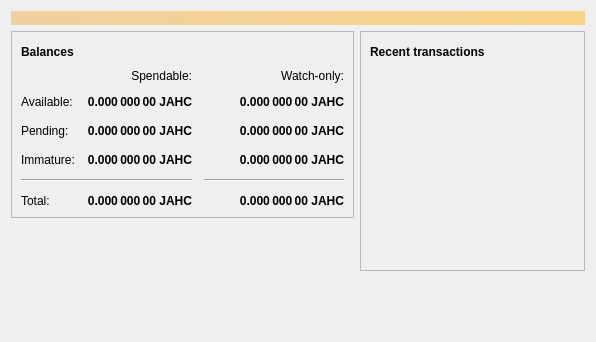
<?xml version="1.0" encoding="UTF-8"?>
<ui version="4.0">
 <class>OverviewPage</class>
 <widget class="QWidget" name="OverviewPage">
  <property name="geometry">
   <rect>
    <x>0</x>
    <y>0</y>
    <width>596</width>
    <height>342</height>
   </rect>
  </property>
  <property name="windowTitle">
   <string>Form</string>
  </property>
  <layout class="QVBoxLayout" name="topLayout">
   <item>
    <widget class="QLabel" name="labelAlerts">
     <property name="visible">
      <bool>false</bool>
     </property>
     <property name="styleSheet">
      <string notr="true">QLabel { background-color: qlineargradient(x1: 0, y1: 0, x2: 1, y2: 0, stop:0 #F0D0A0, stop:1 #F8D488); color:#000000; }</string>
     </property>
     <property name="wordWrap">
      <bool>true</bool>
     </property>
     <property name="margin">
      <number>3</number>
     </property>
     <property name="textInteractionFlags">
      <set>Qt::TextSelectableByMouse</set>
     </property>
    </widget>
   </item>
   <item>
    <layout class="QHBoxLayout" name="horizontalLayout" stretch="1,1">
     <item>
      <layout class="QVBoxLayout" name="verticalLayout_2">
       <item>
        <widget class="QFrame" name="frame">
         <property name="frameShape">
          <enum>QFrame::StyledPanel</enum>
         </property>
         <property name="frameShadow">
          <enum>QFrame::Raised</enum>
         </property>
         <layout class="QVBoxLayout" name="verticalLayout_4">
          <item>
           <layout class="QHBoxLayout" name="horizontalLayout_4">
            <item>
             <widget class="QLabel" name="label_5">
              <property name="font">
               <font>
                <weight>75</weight>
                <bold>true</bold>
               </font>
              </property>
              <property name="text">
               <string>Balances</string>
              </property>
             </widget>
            </item>
            <item>
             <widget class="QPushButton" name="labelWalletStatus">
              <property name="enabled">
               <bool>true</bool>
              </property>
              <property name="maximumSize">
               <size>
                <width>30</width>
                <height>16777215</height>
               </size>
              </property>
              <property name="toolTip">
               <string>The displayed information may be out of date. Your wallet automatically synchronizes with the Jahcoin network after a connection is established, but this process has not completed yet.</string>
              </property>
              <property name="text">
               <string/>
              </property>
              <property name="icon">
               <iconset resource="../bitcoin.qrc">
                <normaloff>:/icons/warning</normaloff>
                <disabledoff>:/icons/warning</disabledoff>:/icons/warning</iconset>
              </property>
              <property name="iconSize">
               <size>
                <width>24</width>
                <height>24</height>
               </size>
              </property>
              <property name="flat">
               <bool>true</bool>
              </property>
             </widget>
            </item>
            <item>
             <spacer name="horizontalSpacer_3">
              <property name="orientation">
               <enum>Qt::Horizontal</enum>
              </property>
              <property name="sizeHint" stdset="0">
               <size>
                <width>40</width>
                <height>20</height>
               </size>
              </property>
             </spacer>
            </item>
           </layout>
          </item>
          <item>
           <layout class="QGridLayout" name="gridLayout">
            <property name="spacing">
             <number>12</number>
            </property>
            <item row="2" column="2">
             <widget class="QLabel" name="labelWatchPending">
              <property name="font">
               <font>
                <weight>75</weight>
                <bold>true</bold>
               </font>
              </property>
              <property name="cursor">
               <cursorShape>IBeamCursor</cursorShape>
              </property>
              <property name="toolTip">
               <string>Unconfirmed transactions to watch-only addresses</string>
              </property>
              <property name="text">
               <string notr="true">0.000 000 00 JAHC</string>
              </property>
              <property name="alignment">
               <set>Qt::AlignRight|Qt::AlignTrailing|Qt::AlignVCenter</set>
              </property>
              <property name="textInteractionFlags">
               <set>Qt::LinksAccessibleByMouse|Qt::TextSelectableByKeyboard|Qt::TextSelectableByMouse</set>
              </property>
             </widget>
            </item>
            <item row="2" column="1">
             <widget class="QLabel" name="labelUnconfirmed">
              <property name="font">
               <font>
                <weight>75</weight>
                <bold>true</bold>
               </font>
              </property>
              <property name="cursor">
               <cursorShape>IBeamCursor</cursorShape>
              </property>
              <property name="toolTip">
               <string>Total of transactions that have yet to be confirmed, and do not yet count toward the spendable balance</string>
              </property>
              <property name="text">
               <string notr="true">0.000 000 00 JAHC</string>
              </property>
              <property name="alignment">
               <set>Qt::AlignRight|Qt::AlignTrailing|Qt::AlignVCenter</set>
              </property>
              <property name="textInteractionFlags">
               <set>Qt::LinksAccessibleByMouse|Qt::TextSelectableByKeyboard|Qt::TextSelectableByMouse</set>
              </property>
             </widget>
            </item>
            <item row="3" column="2">
             <widget class="QLabel" name="labelWatchImmature">
              <property name="font">
               <font>
                <weight>75</weight>
                <bold>true</bold>
               </font>
              </property>
              <property name="cursor">
               <cursorShape>IBeamCursor</cursorShape>
              </property>
              <property name="toolTip">
               <string>Mined balance in watch-only addresses that has not yet matured</string>
              </property>
              <property name="text">
               <string notr="true">0.000 000 00 JAHC</string>
              </property>
              <property name="alignment">
               <set>Qt::AlignRight|Qt::AlignTrailing|Qt::AlignVCenter</set>
              </property>
              <property name="textInteractionFlags">
               <set>Qt::LinksAccessibleByMouse|Qt::TextSelectableByKeyboard|Qt::TextSelectableByMouse</set>
              </property>
             </widget>
            </item>
            <item row="4" column="0" colspan="2">
             <widget class="Line" name="line">
              <property name="orientation">
               <enum>Qt::Horizontal</enum>
              </property>
             </widget>
            </item>
            <item row="4" column="2">
             <widget class="Line" name="lineWatchBalance">
              <property name="sizePolicy">
               <sizepolicy hsizetype="Preferred" vsizetype="Fixed">
                <horstretch>0</horstretch>
                <verstretch>0</verstretch>
               </sizepolicy>
              </property>
              <property name="minimumSize">
               <size>
                <width>140</width>
                <height>0</height>
               </size>
              </property>
              <property name="orientation">
               <enum>Qt::Horizontal</enum>
              </property>
             </widget>
            </item>
            <item row="5" column="0">
             <widget class="QLabel" name="labelTotalText">
              <property name="text">
               <string>Total:</string>
              </property>
             </widget>
            </item>
            <item row="3" column="1">
             <widget class="QLabel" name="labelImmature">
              <property name="font">
               <font>
                <weight>75</weight>
                <bold>true</bold>
               </font>
              </property>
              <property name="cursor">
               <cursorShape>IBeamCursor</cursorShape>
              </property>
              <property name="toolTip">
               <string>Mined balance that has not yet matured</string>
              </property>
              <property name="text">
               <string notr="true">0.000 000 00 JAHC</string>
              </property>
              <property name="alignment">
               <set>Qt::AlignRight|Qt::AlignTrailing|Qt::AlignVCenter</set>
              </property>
              <property name="textInteractionFlags">
               <set>Qt::LinksAccessibleByMouse|Qt::TextSelectableByKeyboard|Qt::TextSelectableByMouse</set>
              </property>
             </widget>
            </item>
            <item row="2" column="3">
             <spacer name="horizontalSpacer_2">
              <property name="orientation">
               <enum>Qt::Horizontal</enum>
              </property>
              <property name="sizeHint" stdset="0">
               <size>
                <width>40</width>
                <height>20</height>
               </size>
              </property>
             </spacer>
            </item>
            <item row="3" column="0">
             <widget class="QLabel" name="labelImmatureText">
              <property name="text">
               <string>Immature:</string>
              </property>
             </widget>
            </item>
            <item row="5" column="1">
             <widget class="QLabel" name="labelTotal">
              <property name="font">
               <font>
                <weight>75</weight>
                <bold>true</bold>
               </font>
              </property>
              <property name="cursor">
               <cursorShape>IBeamCursor</cursorShape>
              </property>
              <property name="toolTip">
               <string>Your current total balance</string>
              </property>
              <property name="text">
               <string notr="true">0.000 000 00 JAHC</string>
              </property>
              <property name="alignment">
               <set>Qt::AlignRight|Qt::AlignTrailing|Qt::AlignVCenter</set>
              </property>
              <property name="textInteractionFlags">
               <set>Qt::LinksAccessibleByMouse|Qt::TextSelectableByKeyboard|Qt::TextSelectableByMouse</set>
              </property>
             </widget>
            </item>
            <item row="5" column="2">
             <widget class="QLabel" name="labelWatchTotal">
              <property name="font">
               <font>
                <weight>75</weight>
                <bold>true</bold>
               </font>
              </property>
              <property name="cursor">
               <cursorShape>IBeamCursor</cursorShape>
              </property>
              <property name="toolTip">
               <string>Current total balance in watch-only addresses</string>
              </property>
              <property name="text">
               <string notr="true">0.000 000 00 JAHC</string>
              </property>
              <property name="alignment">
               <set>Qt::AlignRight|Qt::AlignTrailing|Qt::AlignVCenter</set>
              </property>
              <property name="textInteractionFlags">
               <set>Qt::LinksAccessibleByMouse|Qt::TextSelectableByKeyboard|Qt::TextSelectableByMouse</set>
              </property>
             </widget>
            </item>
            <item row="0" column="2">
             <widget class="QLabel" name="labelWatchonly">
              <property name="text">
               <string>Watch-only:</string>
              </property>
              <property name="alignment">
               <set>Qt::AlignRight|Qt::AlignTrailing|Qt::AlignVCenter</set>
              </property>
             </widget>
            </item>
            <item row="1" column="0">
             <widget class="QLabel" name="labelBalanceText">
              <property name="text">
               <string>Available:</string>
              </property>
             </widget>
            </item>
            <item row="1" column="1">
             <widget class="QLabel" name="labelBalance">
              <property name="font">
               <font>
                <weight>75</weight>
                <bold>true</bold>
               </font>
              </property>
              <property name="cursor">
               <cursorShape>IBeamCursor</cursorShape>
              </property>
              <property name="toolTip">
               <string>Your current spendable balance</string>
              </property>
              <property name="text">
               <string notr="true">0.000 000 00 JAHC</string>
              </property>
              <property name="alignment">
               <set>Qt::AlignRight|Qt::AlignTrailing|Qt::AlignVCenter</set>
              </property>
              <property name="textInteractionFlags">
               <set>Qt::LinksAccessibleByMouse|Qt::TextSelectableByKeyboard|Qt::TextSelectableByMouse</set>
              </property>
             </widget>
            </item>
            <item row="1" column="2">
             <widget class="QLabel" name="labelWatchAvailable">
              <property name="font">
               <font>
                <weight>75</weight>
                <bold>true</bold>
               </font>
              </property>
              <property name="cursor">
               <cursorShape>IBeamCursor</cursorShape>
              </property>
              <property name="toolTip">
               <string>Your current balance in watch-only addresses</string>
              </property>
              <property name="text">
               <string notr="true">0.000 000 00 JAHC</string>
              </property>
              <property name="alignment">
               <set>Qt::AlignRight|Qt::AlignTrailing|Qt::AlignVCenter</set>
              </property>
              <property name="textInteractionFlags">
               <set>Qt::LinksAccessibleByMouse|Qt::TextSelectableByKeyboard|Qt::TextSelectableByMouse</set>
              </property>
             </widget>
            </item>
            <item row="2" column="0">
             <widget class="QLabel" name="labelPendingText">
              <property name="text">
               <string>Pending:</string>
              </property>
             </widget>
            </item>
            <item row="0" column="1">
             <widget class="QLabel" name="labelSpendable">
              <property name="text">
               <string>Spendable:</string>
              </property>
              <property name="alignment">
               <set>Qt::AlignRight|Qt::AlignTrailing|Qt::AlignVCenter</set>
              </property>
             </widget>
            </item>
           </layout>
          </item>
         </layout>
        </widget>
       </item>
       <item>
        <spacer name="verticalSpacer">
         <property name="orientation">
          <enum>Qt::Vertical</enum>
         </property>
         <property name="sizeHint" stdset="0">
          <size>
           <width>20</width>
           <height>40</height>
          </size>
         </property>
        </spacer>
       </item>
      </layout>
     </item>
     <item>
      <layout class="QVBoxLayout" name="verticalLayout_3">
       <item>
        <widget class="QFrame" name="frame_2">
         <property name="frameShape">
          <enum>QFrame::StyledPanel</enum>
         </property>
         <property name="frameShadow">
          <enum>QFrame::Raised</enum>
         </property>
         <layout class="QVBoxLayout" name="verticalLayout">
          <item>
           <layout class="QHBoxLayout" name="horizontalLayout_2">
            <item>
             <widget class="QLabel" name="label_4">
              <property name="font">
               <font>
                <weight>75</weight>
                <bold>true</bold>
               </font>
              </property>
              <property name="text">
               <string>Recent transactions</string>
              </property>
             </widget>
            </item>
            <item>
             <widget class="QPushButton" name="labelTransactionsStatus">
              <property name="enabled">
               <bool>true</bool>
              </property>
              <property name="maximumSize">
               <size>
                <width>30</width>
                <height>16777215</height>
               </size>
              </property>
              <property name="toolTip">
               <string>The displayed information may be out of date. Your wallet automatically synchronizes with the Jahcoin network after a connection is established, but this process has not completed yet.</string>
              </property>
              <property name="text">
               <string/>
              </property>
              <property name="icon">
               <iconset resource="../bitcoin.qrc">
                <normaloff>:/icons/warning</normaloff>
                <disabledoff>:/icons/warning</disabledoff>:/icons/warning</iconset>
              </property>
              <property name="iconSize">
               <size>
                <width>24</width>
                <height>24</height>
               </size>
              </property>
              <property name="flat">
               <bool>true</bool>
              </property>
             </widget>
            </item>
            <item>
             <spacer name="horizontalSpacer">
              <property name="orientation">
               <enum>Qt::Horizontal</enum>
              </property>
              <property name="sizeHint" stdset="0">
               <size>
                <width>40</width>
                <height>20</height>
               </size>
              </property>
             </spacer>
            </item>
           </layout>
          </item>
          <item>
           <widget class="QListView" name="listTransactions">
            <property name="styleSheet">
             <string notr="true">QListView { background: transparent; }</string>
            </property>
            <property name="frameShape">
             <enum>QFrame::NoFrame</enum>
            </property>
            <property name="verticalScrollBarPolicy">
             <enum>Qt::ScrollBarAlwaysOff</enum>
            </property>
            <property name="horizontalScrollBarPolicy">
             <enum>Qt::ScrollBarAlwaysOff</enum>
            </property>
            <property name="selectionMode">
             <enum>QAbstractItemView::NoSelection</enum>
            </property>
           </widget>
          </item>
         </layout>
        </widget>
       </item>
       <item>
        <spacer name="verticalSpacer_2">
         <property name="orientation">
          <enum>Qt::Vertical</enum>
         </property>
         <property name="sizeHint" stdset="0">
          <size>
           <width>20</width>
           <height>40</height>
          </size>
         </property>
        </spacer>
       </item>
      </layout>
     </item>
    </layout>
   </item>
  </layout>
 </widget>
 <resources/>
 <connections/>
</ui>
